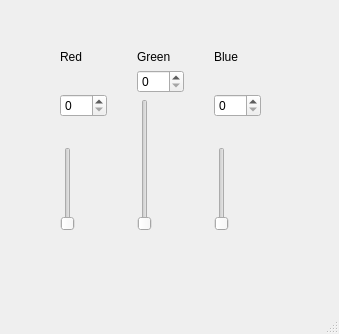
<?xml version="1.0" encoding="UTF-8"?>
<ui version="4.0">
 <class>MainWindow</class>
 <widget class="QMainWindow" name="MainWindow">
  <property name="geometry">
   <rect>
    <x>0</x>
    <y>0</y>
    <width>339</width>
    <height>334</height>
   </rect>
  </property>
  <property name="sizePolicy">
   <sizepolicy hsizetype="Preferred" vsizetype="Preferred">
    <horstretch>0</horstretch>
    <verstretch>0</verstretch>
   </sizepolicy>
  </property>
  <property name="windowTitle">
   <string>test</string>
  </property>
  <property name="unifiedTitleAndToolBarOnMac">
   <bool>true</bool>
  </property>
  <widget class="QWidget" name="centralwidget">
   <widget class="QWidget" name="layoutWidget">
    <property name="geometry">
     <rect>
      <x>60</x>
      <y>50</y>
      <width>241</width>
      <height>181</height>
     </rect>
    </property>
    <layout class="QHBoxLayout" name="horizontalLayout">
     <property name="spacing">
      <number>30</number>
     </property>
     <property name="sizeConstraint">
      <enum>QLayout::SetFixedSize</enum>
     </property>
     <item>
      <layout class="QVBoxLayout" name="verticalLayout">
       <property name="sizeConstraint">
        <enum>QLayout::SetMaximumSize</enum>
       </property>
       <item>
        <widget class="QLabel" name="label">
         <property name="text">
          <string>Red</string>
         </property>
        </widget>
       </item>
       <item>
        <widget class="QSpinBox" name="spinBox">
         <property name="maximum">
          <number>255</number>
         </property>
        </widget>
       </item>
       <item>
        <widget class="QSlider" name="verticalSlider">
         <property name="maximum">
          <number>255</number>
         </property>
         <property name="orientation">
          <enum>Qt::Vertical</enum>
         </property>
        </widget>
       </item>
      </layout>
     </item>
     <item>
      <layout class="QVBoxLayout" name="verticalLayout_2">
       <property name="spacing">
        <number>6</number>
       </property>
       <property name="sizeConstraint">
        <enum>QLayout::SetMaximumSize</enum>
       </property>
       <item>
        <widget class="QLabel" name="label_2">
         <property name="text">
          <string>Green</string>
         </property>
        </widget>
       </item>
       <item>
        <widget class="QSpinBox" name="spinBox_2">
         <property name="maximum">
          <number>255</number>
         </property>
        </widget>
       </item>
       <item>
        <widget class="QSlider" name="verticalSlider_2">
         <property name="maximum">
          <number>255</number>
         </property>
         <property name="orientation">
          <enum>Qt::Vertical</enum>
         </property>
        </widget>
       </item>
      </layout>
     </item>
     <item>
      <layout class="QVBoxLayout" name="verticalLayout_3">
       <property name="sizeConstraint">
        <enum>QLayout::SetMaximumSize</enum>
       </property>
       <item>
        <widget class="QLabel" name="label_3">
         <property name="text">
          <string>Blue</string>
         </property>
        </widget>
       </item>
       <item>
        <widget class="QSpinBox" name="spinBox_3">
         <property name="maximum">
          <number>255</number>
         </property>
        </widget>
       </item>
       <item>
        <widget class="QSlider" name="verticalSlider_3">
         <property name="maximum">
          <number>255</number>
         </property>
         <property name="orientation">
          <enum>Qt::Vertical</enum>
         </property>
        </widget>
       </item>
      </layout>
     </item>
    </layout>
   </widget>
  </widget>
  <widget class="QStatusBar" name="statusbar"/>
 </widget>
 <resources/>
 <connections>
  <connection>
   <sender>verticalSlider</sender>
   <signal>valueChanged(int)</signal>
   <receiver>spinBox</receiver>
   <slot>setValue(int)</slot>
   <hints>
    <hint type="sourcelabel">
     <x>65</x>
     <y>159</y>
    </hint>
    <hint type="destinationlabel">
     <x>78</x>
     <y>84</y>
    </hint>
   </hints>
  </connection>
  <connection>
   <sender>verticalSlider_2</sender>
   <signal>valueChanged(int)</signal>
   <receiver>spinBox_2</receiver>
   <slot>setValue(int)</slot>
   <hints>
    <hint type="sourcelabel">
     <x>162</x>
     <y>159</y>
    </hint>
    <hint type="destinationlabel">
     <x>168</x>
     <y>86</y>
    </hint>
   </hints>
  </connection>
  <connection>
   <sender>verticalSlider_3</sender>
   <signal>valueChanged(int)</signal>
   <receiver>spinBox_3</receiver>
   <slot>setValue(int)</slot>
   <hints>
    <hint type="sourcelabel">
     <x>253</x>
     <y>189</y>
    </hint>
    <hint type="destinationlabel">
     <x>261</x>
     <y>86</y>
    </hint>
   </hints>
  </connection>
 </connections>
</ui>
